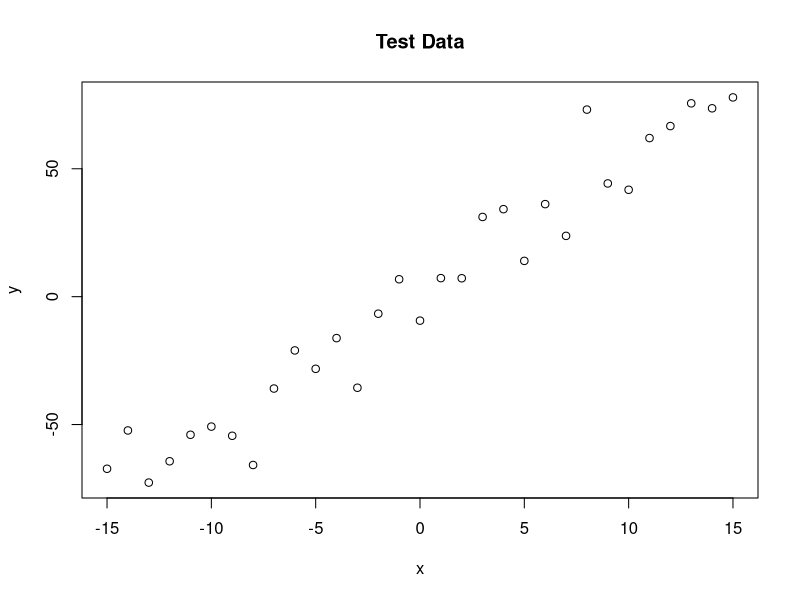
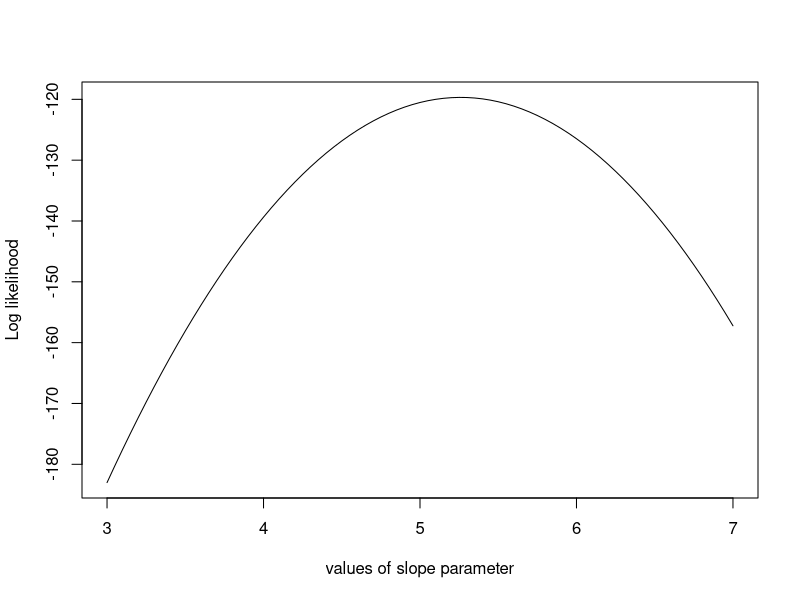

The R source for these figures, in order:
## ---- chunk 1
knitr::opts_chunk$set(echo = TRUE)
#knitr::opts_chunk$set(fig.width=12, fig.height=8) 
## ---- chunk 2
########## Creating test data ##############
#set true values to parameter A
trueA <- 5
#set true values to parameter B
trueB <- 0
#set true values to parameter sd
trueSd <- 10
#set sample size
sampleSize <- 31
# create independent x-values, in this case from -15 to 15
x <- (-(sampleSize-1)/2):((sampleSize-1)/2)
# create dependent values according to ax + b + N(0,sd), with parameters all equal to their true values
y <-  trueA * x + trueB + rnorm(n=sampleSize,mean=0,sd=trueSd)
#plot y and x, we can see a clear linear relationship
plot(x,y, main="Test Data")

######### Calculate the likelihood ###############
likelihood <- function(param){
  #assign input parameters to a
  a = param[1]
  #assign input parameters to b
  b = param[2]
  #assign input parameters to sd
  sd = param[3]
  
  #the mean value of y under the input parametres
  pred = a*x + b
  #calculate the density function and set it to single likelihood values. l(a,b,sd|yi) = log(f(yi|a,b,sd)).Notice here we set log=T, which takes log of the density function, this is because simple likelihoods, where a lot of small probabilities are multiplied, can get ridiculously small pretty fast, and computer programs are getting into numerical rounding or underflow problems. So we prefer to use log-likelihood
  singlelikelihoods = dnorm(y, mean = pred, sd = sd, log = T)
  #Calculate total log-likelihood values: l(a,b,sd|y) = sum of log(f(yi|a,b,sd)) for all i.
  sumll = sum(singlelikelihoods)
  #return the loglikelihood values
  return(sumll)   
}

# Example: plot the likelihood profile of the slope a
# define a function which inputs a slope parameter x, calculate the likelihood for x, with real parameters b and sd
slopevalues <- function(x){return(likelihood(c(x, trueB, trueSd)))}
# apply the above function to a range of x values (from 3 to 7 by 0.05), calculate the likelihood at each value
slopelikelihoods <- lapply(seq(3, 7, by=.05), slopevalues )
# plot the loglikelihood for x, we see the plot peaks at around 5, which is equal to the true value we set previously
plot (seq(3, 7, by=.05), slopelikelihoods , type="l", xlab = "values of slope parameter", ylab = "Log likelihood")




#########Define prior distribution################
prior <- function(param){
  # assign the values of input parameters to a
  a = param[1]
  # assign the values of input parameters to b
  b = param[2]
  # assign the values of input parameters to sd
  sd = param[3]
  #specify prior distribution for each parameter. For "a", set it a uniform distribution, calculate its density, also take log transformation to its density
  aprior = dunif(a, min=0, max=10, log = T)
  # set normal distribution to b, and assign its density to bprior
  bprior = dnorm(b, sd = 5, log = T)
  # set another normal distribution to sd.
  sdprior = dunif(sd, min=0, max=30, log = T)
  # return the sum of three log values
  return(aprior+bprior+sdprior)
}



######### Define posterior ################
posterior <- function(param){
  # Calculate the product of prior and likelihood to provide the qunatity for MCMC algorithm, we use sum because we take log when calculating both likelihood and prior
  return (likelihood(param) + prior(param))
}




####### Metropolis algorithm ################
######## define proposal function ################
proposalfunction <- function(param){
  # choose normal distribution as the proposal distribution centered at the input parameters, and return a generated candidate x* for the next sample by picking from distribution g(x*|params)
  return(rnorm(3,mean = param, sd= c(0.1,0.5,0.3)))
}
run_metropolis_MCMC <- function(startvalue, iterations){ # initialize an arbitrary point to be the staring values, and set the number of iterations
  #create a chain to store all the element generated in each iterations
  chain = array(dim = c(iterations+1,3))
  #assign the first element in the chain to be the staring value we picked
  chain[1,] = startvalue
  for (i in 1:iterations){
    # generate a candidate x* (here named proposal) using the jumping distribution centered at last value in the chain
    proposal = proposalfunction(chain[i,])
    # calculate the acceptance ratio, which will be used to decide whether to accept or reject the candidate
    probab = exp(posterior(proposal) - posterior(chain[i,]))
    #generate a uniform random number u on [0,1]
    if (runif(1) < probab){
      # if u<= acceptance ratio, accept the candidate by setiing next element in the chain to the proposal
      chain[i+1,] = proposal
    }else{
      # if u<= acceptance ratio, reject the candidate proposal and set next element the same value as last element
      chain[i+1,] = chain[i,]
    }
  }
  return(chain)
}




#example
startvalue = c(4,0,10)
chain = run_metropolis_MCMC(startvalue, 10000)
# set a burnIn value as the first steps of the algorithm may be biased by initial value, thus we discard them for the further analysis
burnIn = 5000
#calculate the acceptance rate by 1-rejection rate
acceptance = 1-mean(duplicated(chain[-(1:burnIn),]))




########### summary plot #################
function(startvalue,iterations){
  burnIn = 0.5*iterations
  chain = run_metropolis_MCMC(startvalue, iterations = iterations)
  # set 2 rows and 3 columns subgragh
  par(mfrow = c(2,3))
  # plot the histogram of the after burnIn values in chain (posterior of a)
  hist(chain[-(1:burnIn),1],nclass=30, , main="Posterior of a", xlab="True value = red line" )
  # draw the mean of after burnIn values in chain for a
  abline(v = mean(chain[-(1:burnIn),1]))
  # draw the true value of a
  abline(v = trueA, col="red" )
  # plot the histogram of the after burnIn values in chain (posterior of b)
  hist(chain[-(1:burnIn),2],nclass=30, main="Posterior of b", xlab="True value = red line")
  # draw the mean of after burnIn values in chain for b
  abline(v = mean(chain[-(1:burnIn),2]))
  # draw the true value of a
  abline(v = trueB, col="red" )
  # plot the histogram of the after burnIn values in chain (posterior of sd)
  hist(chain[-(1:burnIn),3],nclass=30, main="Posterior of sd", xlab="True value = red line")
  # draw the mean of after burnIn values in chain for sd
  abline(v = mean(chain[-(1:burnIn),3]) )
  # draw the true value of a
  abline(v = trueSd, col="red" )
  #plot the values in chain for a (except burnIn values)
  plot(chain[-(1:burnIn),1], type = "l", xlab="True value = red line" , main = "Chain values of a",)
  #draw the true value of a
  abline(h = trueA, col="red" )
  #plot the values in chain for b (except burnIn values)
  plot(chain[-(1:burnIn),2], type = "l", xlab="True value = red line" , main = "Chain values of b", )
  #draw the true value of b
  abline(h = trueB, col="red" )
  #plot the values in chain for sd (except burnIn values)
  plot(chain[-(1:burnIn),3], type = "l", xlab="True value = red line" , main = "Chain values of sd", )
  #draw the true value of sd
  abline(h = trueSd, col="red" )
}
















